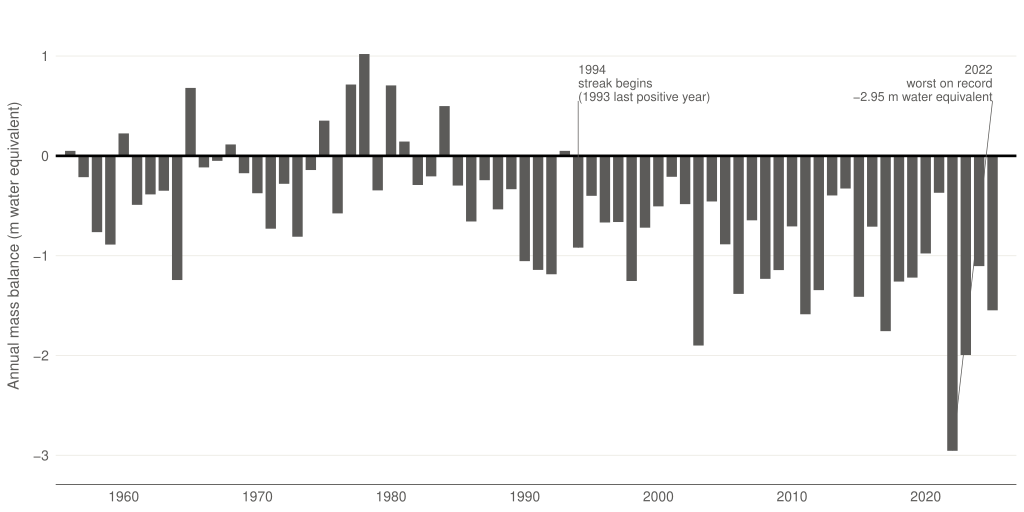

This chart was generated by the following R code:
# Task 4 v5 — Swiss glacier annual mass balance, 1956-2025.
# v5 changes vs v4: added two direct annotations on the bars themselves.
#   v4 had no point annotations — the story lived entirely in the title
#   and caption. Lecture 06 mistake #9 ("Wrong annotations: no annotations
#   at all") flagged this. The chart now anchors:
#     - 1994: first year of the unbroken negative-balance streak. 1993
#       was the last positive year on record (+0.007 m). The streak runs
#       1994-2025 = 32 years, matching the title.
#     - 2022: deepest annual loss in the entire series (-2.95 m w.e.),
#       1.5x worse than the next-worst year on record (2023, -2.00 m).
#   Two anchors only — the chart has 70 thin bars and over-annotation
#   would crowd the field. Both labels sit ABOVE the chart's negative
#   region (one near the top to mark the streak start, one above the
#   2022 trough) so they don't fight the bars for ink.
#
# v4 strategy: single-colour bars (alloy), let the data shape carry the
#   story.
#
# Source: GLAMOS (2025). Swiss Glacier Mass Balance, release 2025,
#   Glacier Monitoring Switzerland, doi:10.18750/massbalance.2025.r2025.

setwd("/Users/alexanderweber/Documents/hsg/6_semester/data_visualization_with_ai")

suppressPackageStartupMessages({
  library(dplyr)
  library(tidyr)
  library(readr)
  library(ggplot2)
})

source("design_system.R")

chart_family <- ""

mb_cols <- c(
  "glacier", "glacier_id",
  "date_start", "date_end_winter", "date_end",
  "Bw_mm_we", "Bs_mm_we", "Ba_mm_we",
  "ELA", "AAR", "area_km2", "h_min", "h_max", "observer"
)

raw <- read_csv(
  "data/task_04/massbalance_fixdate.csv",
  skip = 9,
  col_names = mb_cols,
  show_col_types = FALSE,
  na = c("", "NA")
)

mb <- raw %>%
  mutate(
    hydro_year = as.integer(format(as.Date(date_end), "%Y")),
    Ba_m_we    = as.numeric(Ba_mm_we) / 1000,
    area_km2   = as.numeric(area_km2)
  ) %>%
  filter(!is.na(Ba_m_we), !is.na(area_km2), area_km2 > 0)

swiss <- mb %>%
  group_by(hydro_year) %>%
  summarise(
    n_glaciers = n(),
    Ba_m_we    = sum(Ba_m_we * area_km2) / sum(area_km2),
    .groups    = "drop"
  ) %>%
  filter(n_glaciers >= 10, hydro_year >= 1956, hydro_year <= 2025) %>%
  arrange(hydro_year)

swiss <- swiss %>%
  mutate(highlight = hydro_year >= 2022)

# Minimum visible bar height — three years had near-zero mass balance
# (1956: +0.004, 1967: -0.0001, 1993: +0.007 m w.e.) that would render as
# invisible gaps. Render at minimum visible height (preserving sign) so
# every year produces a visible bar. Disclosed in the Quarto caption.
min_visible <- 0.05
swiss <- swiss %>%
  mutate(
    Ba_plot = case_when(
      abs(Ba_m_we) >= min_visible ~ Ba_m_we,
      Ba_m_we >= 0                ~  min_visible,
      TRUE                        ~ -min_visible
    )
  )

# Annotations — two anchors only. Both labels sit in the SPARSE upper
# region of the panel (y > 0) where there are no negative bars in the
# way, with a leader line dropping down to the data point. This mirrors
# both annotations in the same vertical band so the eye picks them up
# as a pair.
#   1994: leader anchored to the bar at y = -0.92, text starts at the
#         label x (hjust = 0, extends right).
#   2022: label sits in the upper-right corner (x = 2025), right-aligned
#         (hjust = 1) so it never extends past the right panel edge;
#         leader runs from the label anchor down to the bar tip at -2.95.
ann_streak <- tibble::tribble(
  ~x_data, ~y_data, ~x_lbl, ~y_lbl, ~label,
  1994,    -0.92,    1994,    0.55, "1994\nstreak begins\n(1993 last positive year)"
)
ann_worst <- tibble::tribble(
  ~x_data, ~y_data, ~x_lbl, ~y_lbl, ~label,
  2022,    -2.95,    2025,    0.55, "2022\nworst on record\n-2.95 m water equivalent"
)
ann <- dplyr::bind_rows(ann_streak, ann_worst)

p <- ggplot(swiss, aes(x = hydro_year, y = Ba_plot, fill = highlight)) +
  geom_col(width = 0.78) +
  geom_hline(yintercept = 0, color = pg_palette$onyx, linewidth = 0.9) +
  scale_fill_manual(
    values = c(`FALSE` = pg_palette$alloy, `TRUE` = pg_palette$alloy),
    guide  = "none"
  ) +
  # Leader segments from each annotated bar (x_data, y_data) to its label
  # anchor (x_lbl, y_lbl). The 1994 leader is vertical (same x). The 2022
  # leader is diagonal: from the bar tip up-and-right into the sparse
  # upper-right region.
  geom_segment(data = ann,
               aes(x = x_data, xend = x_lbl,
                   y = y_data, yend = y_lbl),
               color = pg_palette$alloy, linewidth = 0.25,
               inherit.aes = FALSE) +
  # 1994 label: left-aligned at x = 1994 (hjust = 0), text extends right
  # into the sparse positive region.
  geom_text(data = ann_streak,
            aes(x = x_lbl, y = y_lbl, label = label),
            inherit.aes = FALSE,
            family = chart_family, size = 3.0,
            color = pg_palette$alloy,
            hjust = 0, vjust = 0,
            lineheight = 0.95) +
  # 2022 label: right-aligned at x = 2025 (hjust = 1), so the right edge
  # of text sits at the chart's right margin — never overflows the panel.
  geom_text(data = ann_worst,
            aes(x = x_lbl, y = y_lbl, label = label),
            inherit.aes = FALSE,
            family = chart_family, size = 3.0,
            color = pg_palette$alloy,
            hjust = 1, vjust = 0,
            lineheight = 0.95) +
  scale_x_continuous(
    breaks = seq(1960, 2025, 10),
    expand = expansion(mult = c(0.01, 0.02))
  ) +
  scale_y_continuous(
    breaks = seq(-3, 1, 1),
    limits = c(-3.2, 1.4),
    expand = expansion(mult = c(0.02, 0.02))
  ) +
  labs(
    x = NULL,
    y = "Annual mass balance (m water equivalent)"
  ) +
  theme_pg(base_family = chart_family)

out_pdf <- "iterations/task_04/v5/glacier_mass_balance_v5.pdf"
ggsave(out_pdf, p, width = 26, height = 13, units = "cm", device = "pdf")
cat("Saved:", out_pdf, "\n")
